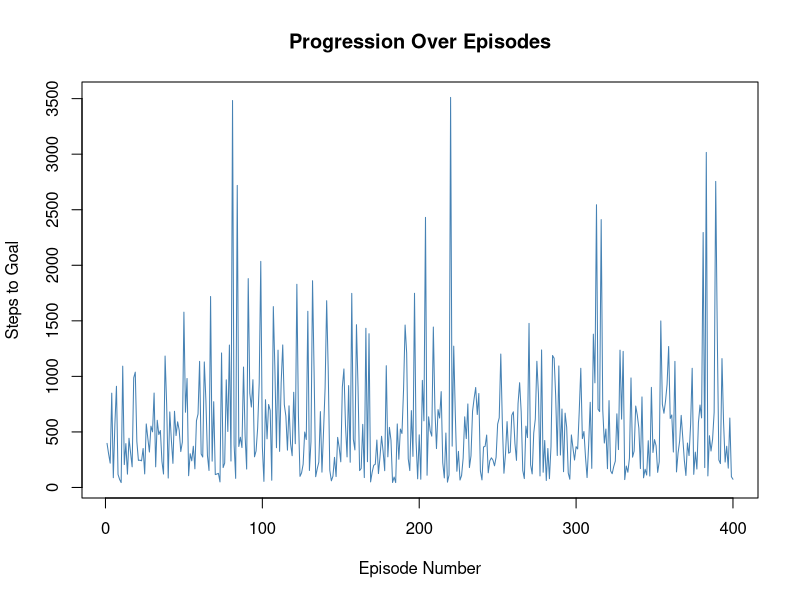
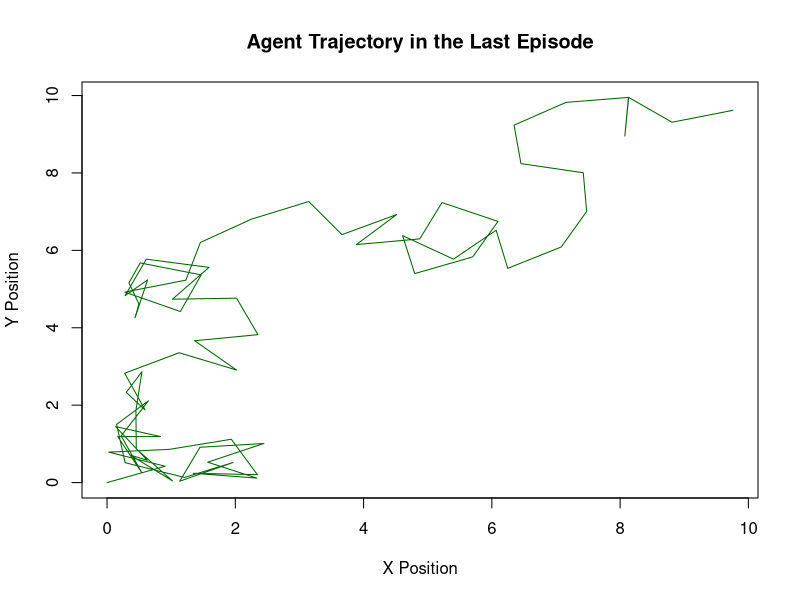
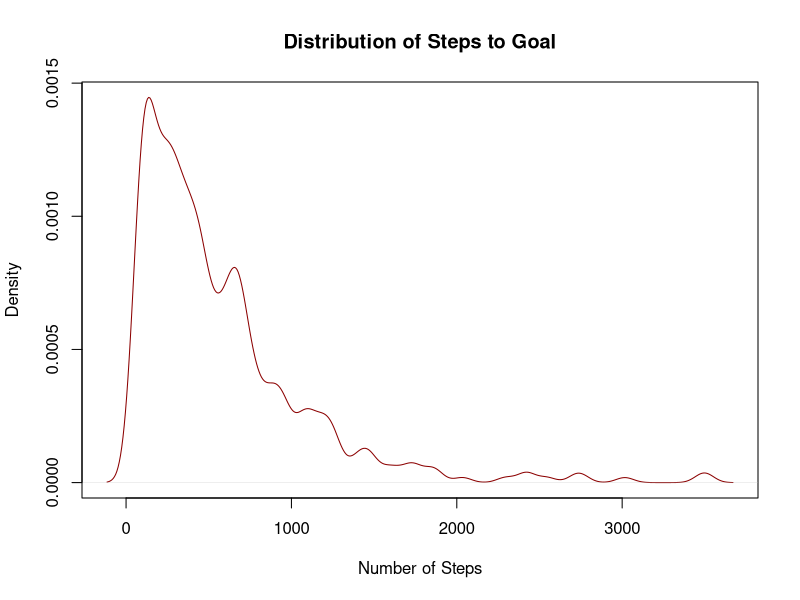
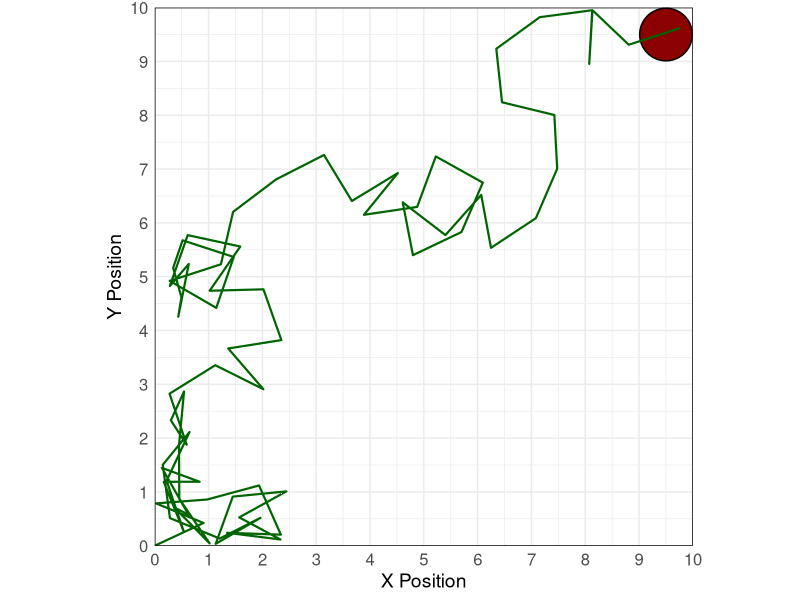

Here is the R script that generated these plots, in order:
#-----------------------------------------------------------------------------
# GOAL ATTAINMENT DEVOID OF ANY GOAL TRACE
#-----------------------------------------------------------------------------

# Description:
#   This script simulates the random movement of an agent within a two-dimensional
#   environment. Starting from a specified initial position, the agent reaches
#   a predefined goal solely via random displacement, without any external
#   cues or directional guidance.

###############################################################################

#Setup and Package Loading ----
if (!require('ggplot2')) install.packages('ggplot2'); library('ggplot2')
if (!require('dplyr')) install.packages('dplyr'); library('dplyr')
if (!require('tibble')) install.packages('tibble'); library('tibble')
if (!require('ggforce')) install.packages('ggforce'); library('ggforce')

#Set language to English for consistent output
Sys.setenv(LANG = "en")

#Helper Functions ----

#Check Path-Goal Intersection
#
#Determines if a path segment intersects with the circular goal area
#...using geometric calculations to determine the end of a goal-pursuit episode
#prev_x and prev_y are previous position coordinates
#current_x and current_y are current position coordinates
#goal_x and goal_y are goal position coordinates
#goal_radius represents the radius of the goal area
#Returns logical value indicating whether path intersects goal
path_cross_goal <- function(prev_x, prev_y, current_x, current_y, goal_x, goal_y, goal_radius) {
  dx <- current_x - prev_x
  dy <- current_y - prev_y
  fx <- prev_x - goal_x
  fy <- prev_y - goal_y
  
  a <- dx * dx + dy * dy
  if (a == 0) return(FALSE)
  
  b <- 2 * (fx * dx + fy * dy)
  c <- fx * fx + fy * fy - goal_radius * goal_radius
  
  discriminant <- b * b - 4 * a * c
  if (discriminant < 0) {
    return(FALSE)
  } else {
    discriminant <- sqrt(discriminant)
    t1 <- (-b - discriminant) / (2 * a)
    t2 <- (-b + discriminant) / (2 * a)
    if ((t1 >= 0 && t1 <= 1) || (t2 >= 0 && t2 <= 1)) {
      return(TRUE)
    }
  }
  return(FALSE)
}

#Initial Parameters and Environment Setup ----

initial_step_length <- 1 #Determines the default length of agent's displacements
goal_x <- 9.5            #Goal center location X
goal_y <- 9.5            #Goal center location Y
goal_radius <- sqrt(0.75 / pi)  #Goal area radius
boundary_min <- 0        #Environment boundaries
boundary_max <- 10
tail_length <- 2         #Visual trail length

#Main Simulation Loop ----
steps_count_per_iteration <- vector()  #Store steps per episode
loops <- 400                           #Number of episodes

#Progress bar setup
pb <- txtProgressBar(min = 0,
                     max = loops,
                     style = 3,
                     width = 100,
                     char = "=")

set.seed(1401)  #Set random seed for reproducibility

#Iterate through specified number of episodes
for (i in 1:loops) {
  setTxtProgressBar(pb, i)  #Update progress bar
  
  #Initialize episode starting conditions
  current_x <- boundary_min
  current_y <- boundary_min
  prev_cue <- 0              #Previous cue intensity
  prev_nf <- 0               #Previous negative feature count
  angle <- 0                 #Initial movement angle
  
  #Initialize data storage for current episode
  steps <- tibble(
    step = integer(),          #Step number
    x = numeric(),             #X position
    y = numeric(),             #Y position
    length = numeric(),        #Intended step length
    abs_angle = numeric(),     #Absolute angle (intended)
    rel_angle = numeric(),     #Relative angle change (intended)
    collision = logical(),     #Boundary collision flag
    true_length = numeric(),   #Actual step length after bouncing (if any)
    true_angle = numeric(),    #Actual movement angle after bouncing (if any)
    true_angle_r = numeric()   #Relative true angle
  )
  
  #Initialize position tracking
  previous_x <- current_x
  previous_y <- current_y
  
  #Set step counter to zero
  k <- 0
  
  #Displacement Loop: Continue until goal is reached
  while (!path_cross_goal(previous_x, previous_y, current_x, current_y, goal_x, goal_y, goal_radius)) {
    #Add a unity to the step counter
    k <- k + 1
    
    #Update position tracking
    previous_x <- current_x
    previous_y <- current_y
    
    #Update movement angle by selecting a random displacement between 0° and 360°
    angle <- angle + runif(1, -pi, pi)
    
    #Set step length as a constant
    length <- initial_step_length 
    
    #Calculate next position
    next_x <- current_x + length * cos(angle)
    next_y <- current_y + length * sin(angle)
    
    #Handle boundary collisions
    collision <- FALSE
    if (next_x < boundary_min) {
      next_x <- boundary_min + (boundary_min - next_x)
      collision <- TRUE
    } else if (next_x > boundary_max) {
      next_x <- boundary_max - (next_x - boundary_max)
      collision <- TRUE
    }
    
    if (next_y < boundary_min) {
      next_y <- boundary_min + (boundary_min - next_y)
      collision <- TRUE
    } else if (next_y > boundary_max) {
      next_y <- boundary_max - (next_y - boundary_max)
      collision <- TRUE
    }
    
    #Update current position
    current_x <- next_x
    current_y <- next_y
    
    #Calculate bounded angle for display (0 to 2π)
    bound_angle <- if (angle < 0) {
      2*pi + sign(angle)*acos(cos(angle))
    } else {
      acos(cos(angle))
    }
    
    #Calculate true displacement length
    true_length <- sqrt((current_x - previous_x)^2 + (current_y - previous_y)^2)
    
    #Calculate true movement angle
    if (current_x != previous_x) {
      delta_y <- current_y - previous_y
      delta_x <- current_x - previous_x
      angle <- atan2(delta_y, delta_x)
    } else {
      angle <- if (current_y > previous_y) pi/2 else 3*pi/2
    }
    
    true_angle_ <- if (angle < 0) {
      2*pi + sign(angle)*acos(cos(angle))
    } else {
      acos(cos(angle))
    }
    
    if (i == loops){
      #Record step data in the last loop
      new_step <- tibble(
        step = nrow(steps) + 1,
        x = current_x,
        y = current_y,
        length = length,
        abs_angle = bound_angle * (180 / pi),
        rel_angle = ifelse(nrow(steps) > 0, 
                           bound_angle * (180 / pi) - steps$abs_angle[nrow(steps)], 
                           NA),
        collision = collision,
        true_length = true_length,
        true_angle = true_angle_ * (180 / pi),
        true_angle_r = ifelse(nrow(steps) > 0, 
                              (true_angle_ * (180 / pi)) - steps$true_angle[nrow(steps)], 
                              NA)
      )
      
      #Update step record
      steps <- bind_rows(steps, new_step)
    }
    
  }

  #Store episode performance metric
  steps_count_per_iteration[i] <- k
}

#Basic inspection of the output

#Visualize the temporal progression of steps per episode, which should be 
#... fairly stationary
plot(steps_count_per_iteration, type = "l",
     main = "Progression Over Episodes",
     xlab = "Episode Number",
     ylab = "Steps to Goal",
     col = "steelblue")

#Calculate the typical performance metric using median
typical_performance <- median(steps_count_per_iteration)
print(paste("Typical steps per episode:", typical_performance))

#Find an episode that represents typical performance ########################################################
#We look for the episode with steps count closest to but lower than
#...the median (507 steps) to illustrate a representative pattern
representative_episode <- which(steps_count_per_iteration == 
                                  min(steps_count_per_iteration[steps_count_per_iteration > typical_performance]))
print(paste("Representative episode number:", representative_episode))

#Plot the agent's path during the last episode
plot(c(0, steps$x), c(0, steps$y), type = "l",
     main = "Agent Trajectory in the Last Episode",
     xlab = "X Position",
     ylab = "Y Position",
     col = "darkgreen")

#Create a density plot of steps per episode
plot(density(steps_count_per_iteration, adjust = 0.5),
     main = "Distribution of Steps to Goal",
     xlab = "Number of Steps",
     ylab = "Density",
     col = "darkred")

#Store the vector containing the distribution of steps per episode
steps_unguided <- steps_count_per_iteration

#-----------------------------------------------------------------------------
# VISUALIZATION
#-----------------------------------------------------------------------------

#To generate the trajectory plot shown in Figure 1:
#Set loops <- 85 to capture the representative episode
#Execute until the simulation loop (stopping before the analysis section)
#Run the command below to store the agent's path

rep_episode_unguided <- steps

#Create first row with appropriate values for all columns
new_row <- tibble(
  step = 0,           
  x = 0,              #Starting x position
  y = 0,              #Starting y position
  length = NA,         
  abs_angle = NA,      
  rel_angle = NA,     
  collision = NA,  
  true_length = NA,   
  true_angle = NA,     
  true_angle_r = NA,  
  )

#Combine the new row with existing data 
rep_episode_unguided <- bind_rows(new_row, rep_episode_unguided)

#Plot agent displacement path to goal
agent_path_unguided <- ggplot() +
  geom_circle(aes(x0 = goal_x, y0 = goal_y, r = goal_radius), fill = "red4", alpha = 1) +
  geom_path(data = rep_episode_unguided, aes(x = x, y = y, group = 1), 
            color = "darkgreen", alpha = 1, size = 0.75) +
  scale_x_continuous(limits = c(0, 10), breaks = seq(0, 10, 1), expand = c(0, 0)) +
  scale_y_continuous(limits = c(0, 10), breaks = seq(0, 10, 1), expand = c(0, 0)) +
  theme_minimal() +
  theme(
    axis.text.x = element_text(size = 12),
    axis.text.y = element_text(size = 12),
    axis.title.x = element_text(size = 14),
    axis.title.y = element_text(size = 14),
    panel.border = element_rect(color = "black", fill = NA, size = 0.5),
    legend.text = element_text(size = 12),
    legend.title = element_blank()
  ) +
  labs(
    x = "X Position", 
    y = "Y Position"
  ) +
  coord_fixed()

print(agent_path_unguided)
#Recommended dimensions: 700 × 650 pixels

#Continue by running script number 2
